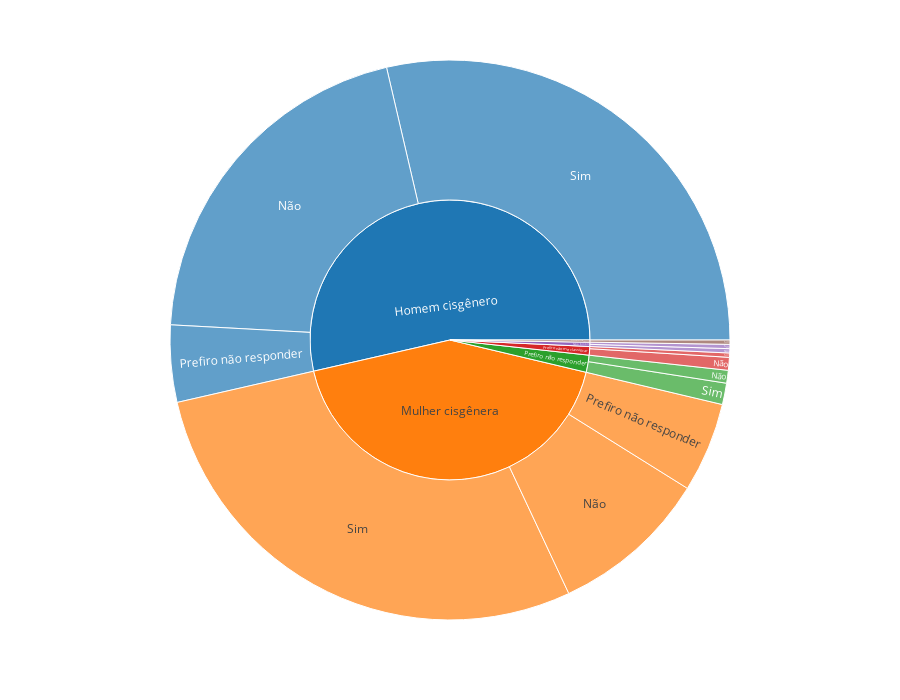

Here is the notebook cell this chart was saved with:
### Markdown cell above
# Má conduta homens vs. mulheres

### Code cell
# Load and process data
df = pd.read_csv('Results_clear.txt', sep='\t')
column_interest = '5.9_witnessed_ethical_misconduct'

total = pd.DataFrame(df[column_interest].fillna('N/A'))
total = total[total[column_interest] != 'N/A'][[column_interest]]
total = len(total)

df = df[[column_interest, '6.6_gender_identity']]

# Remove rows where column_interest has NaN values
df = df.dropna(subset=[column_interest])

fig = px.sunburst(
    data_frame = df,
    path = ['6.6_gender_identity', '5.9_witnessed_ethical_misconduct'],
    height = 700,
    template = 'none')
fig.show()

### Figure 1 — Plotly figure (JSON) as saved in the notebook; plotly's stock layout.template omitted (floating-point values rounded to 4 significant figures)
{"data": [{"branchvalues": "total", "domain": {"x": [0, 1], "y": [0, 1]}, "hovertemplate": "labels=%{label}<br>count=%{value}<br>parent=%{parent}<br>id=%{id}<extra></extra>", "ids": ["Homem cisgênero/Não", "Mulher cisgênera/Não", "Não binário/Não", "Prefiro não me classificar/Não", "Prefiro não responder/Não", "Homem cisgênero/Prefiro não responder", "Mulher cisgênera/Prefiro não responder", "Homem cisgênero/Sim", "Homem transexual/transgênero/Sim", "Mulher cisgênera/Sim", "Não binário/Sim", "Prefiro não me classificar/Sim", "Prefiro não responder/Sim", "Homem cisgênero", "Homem transexual/transgênero", "Mulher cisgênera", "Não binário", "Prefiro não me classificar", "Prefiro não responder"], "labels": ["Não", "Não", "Não", "Não", "Não", "Prefiro não responder", "Prefiro não responder", "Sim", "Sim", "Sim", "Sim", "Sim", "Sim", "Homem cisgênero", "Homem transexual/transgênero", "Mulher cisgênera", "Não binário", "Prefiro não me classificar", "Prefiro não responder"], "name": "", "parents": ["Homem cisgênero", "Mulher cisgênera", "Não binário", "Prefiro não me classificar", "Prefiro não responder", "Homem cisgênero", "Mulher cisgênera", "Homem cisgênero", "Homem transexual/transgênero", "Mulher cisgênera", "Não binário", "Prefiro não me classificar", "Prefiro não responder", "", "", "", "", "", ""], "type": "sunburst", "values": [83, 37, 1, 3, 3, 18, 21, 116, 1, 115, 1, 1, 5, 217, 1, 173, 2, 4, 8]}], "layout": {"height": 700, "legend": {"tracegroupgap": 0}, "margin": {"t": 60}}}
